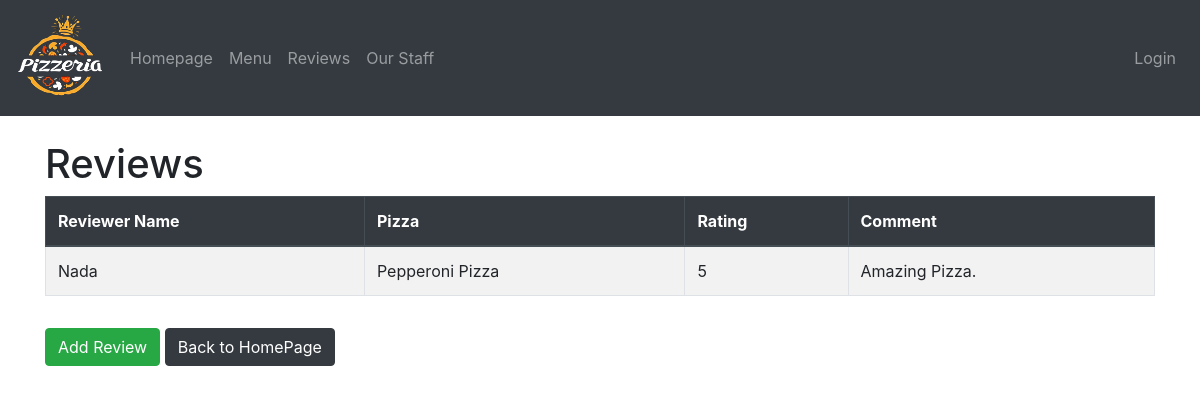
The app's page /reviews/ with its own data.
### reviews/models.py (models this page shows, shortened)
class Review(models.Model):
    pizza = models.ForeignKey(Pizza, on_delete=models.CASCADE)
    reviewer_name = models.CharField(max_length=100)
    rating = models.PositiveIntegerField()
    comment = models.TextField()

### orders/models.py (models this page shows, shortened)
class Pizza(models.Model):
    name = models.CharField(max_length=100)
    description = models.TextField()
    price = models.DecimalField(max_digits=5, decimal_places=2)

### reviews/views.py (the view)
# urls.py: path('', views.ReviewListView.as_view(), name='review_list'),
class ReviewListView(ListView):
    model = Review
    template_name = 'review_list.html'
    success_url = reverse_lazy('homepage')
    context_object_name = 'reviews'

### templates/review_list.html (shortened to what this page needs)
{% extends "base.html" %}
{% load crispy_forms_tags %}
{% block content %}
<h1>Reviews</h1>
<table class="table table-striped table-bordered">
    <thead class="thead-dark">
        <tr>
            <th scope="col">Reviewer Name</th>
            <th scope="col">Pizza</th>
            <th scope="col">Rating</th>
            <th scope="col">Comment</th>
        </tr>
    </thead>
    <tbody>
        {% for i in reviews %}
            <tr>
                <td>{{ i.reviewer_name }}</td>
                <td>{{ i.pizza.name }}</td>
                <td>{{ i.rating }}</td>
                <td>{{ i.comment }}</td>
            </tr>
        {% endfor %}
    </tbody>
</table>
<div>
    <a href="{% url 'add_review' %}" class="btn btn-success mt-3">Add Review</a>
    <a href="{% url 'homepage' %}" class="btn btn-dark  mt-3">Back to HomePage</a>
</div>
{% endblock %}

### records on screen
Review: reviewer_name "Nada", pizza.name "Pepperoni Pizza", rating "5", comment "Amazing Pizza."
